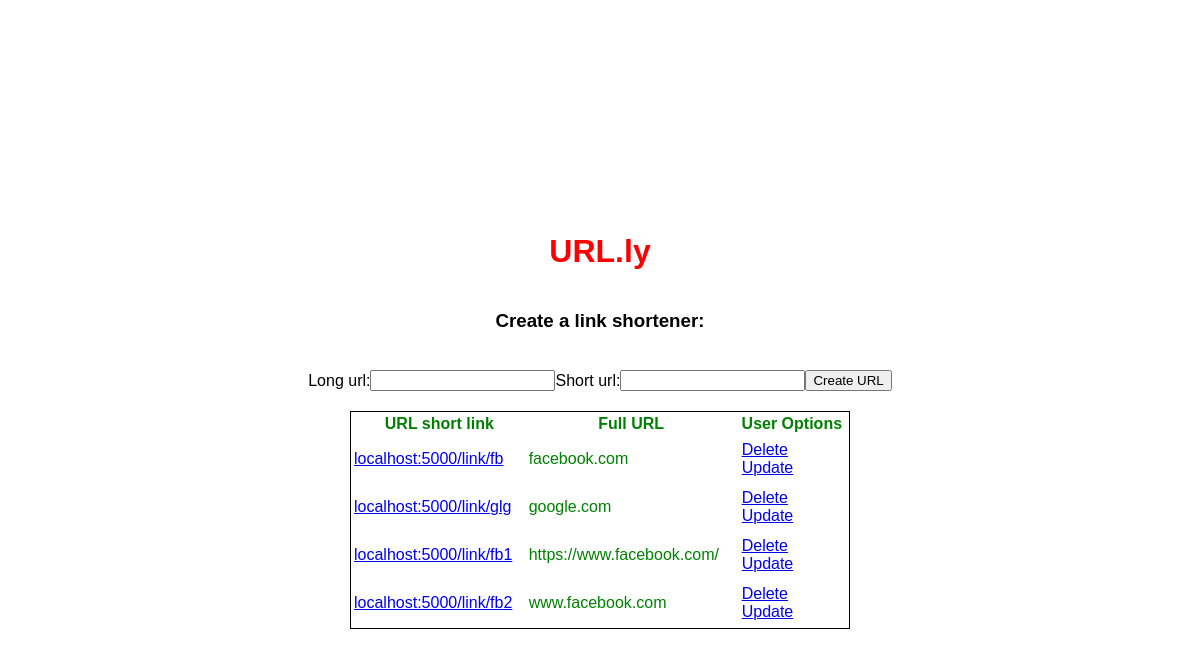
The app's page /, older data.
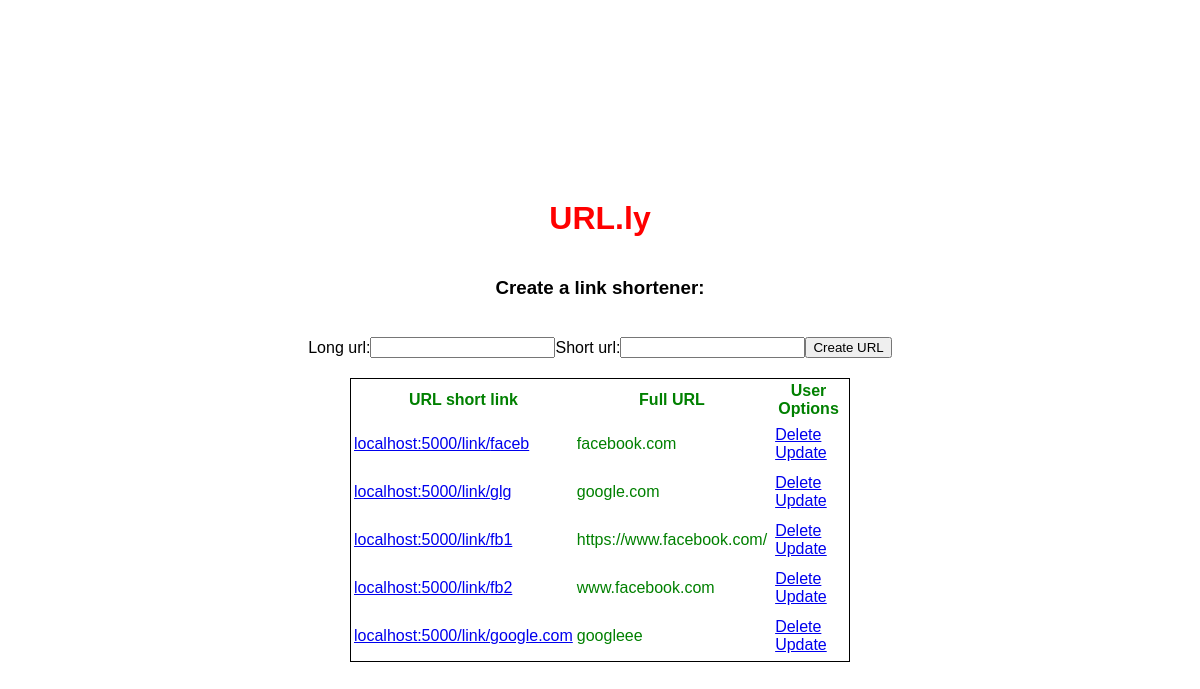
The same page, newer data.
### app.py (models this page shows)
class YourUrl(db.Model):
    id = db.Column(db.Integer, primary_key=True)
    long_url = db.Column(db.String(200), nullable=False)
    short_url = db.Column(db.String(200), unique=True, nullable=False)
    date_created = db.Column(db.DateTime, default=datetime.utcnow)

### app.py (the view)
@app.route('/', methods=['POST', 'GET'])
def index():
    if request.method == 'POST':
        link_long_url = request.form['long_url']
        link_short_url = request.form['short_url']
        new_url = YourUrl(long_url = link_long_url, short_url = link_short_url)
        try:
            db.session.add(new_url)
            db.session.commit()
            return redirect('/')
        except:
            return 'There was an issue adding your task'
    else:
        all_urls = YourUrl.query.order_by(YourUrl.date_created).all()
        return render_template('index.html', all_the_urls=all_urls)

### templates/index.html
{% extends 'base.html'%}
{% block body %}
        <h1>URL.ly</h1>
        <h3>Create a link shortener:</h3>
        <form action="/" method="POST">
            <label>Long url:</label>
            <input type="text" name="long_url" id="long_url">
            <label>Short url:</label>
            <input type="text" name="short_url" id="short_url">
            <input type="submit" value="Create URL">
        </form>
        {% if all_the_urls|length < 1 %}
        <h1>There are no urls create one below:</1>
        {% else %}
        <table>
            <tr>
                <th>URL short link</th>
                <th>Full URL</th>
                <th>User Options</th>
            </tr>
            {% for url_link in all_the_urls %}
            <tr>
                <td>
                    <a href="/link/{{url_link.short_url}}">localhost:5000/link/{{ url_link.short_url  }}</a>
                </td>
                <td>{{ url_link.long_url }}</td>
                <td class="user-options">
                    <a href="/delete/{{url_link.id}}">Delete</a>
                    <br />
                    <a href="/update/{{url_link.id}}">Update</a>
                </td>
            </tr>
            {% endfor %}
        </table>
        {% endif %}
{% endblock%}

Row changes from the older to the newer data that the page shows:
changed YourUrl "facebook.com": short_url "fb" → "faceb"
added YourUrl: short_url "google.com", long_url "googleee"
